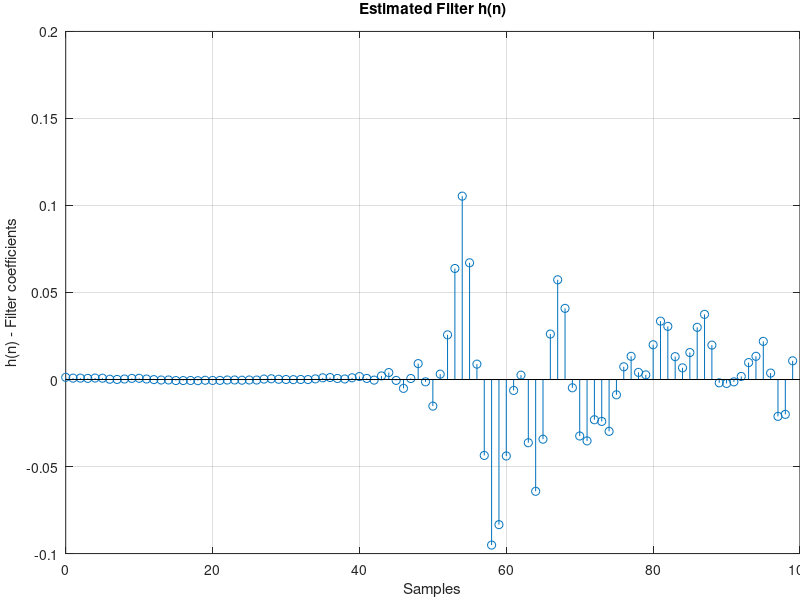

Here is the MATLAB script that generated this plot:
close all;
clc;

h_100 = [.0107501;
        -.0200152;
        -.0211792;
        .00370699;
        .0219257;
        .0133372;
        .00973435;
        .00176235;
        -.00134355;
        -.00225193;
        -.00189675;
        .0197809;
        .0374486;
        .0299934;
        .0154886;
        .00671112;
        .0131339;
        .0305489;
        .0335455;
        .0199731;
        .00265994;
        .00410257;
        .0133403;
        .00731113;
        -.00878189;
        -.0297802;
        -.0240766;
        -.0231219;
        -.0352579;
        -.0324478;
        -.00475974;
        .0408827;
        .057305;
        .0261339;
        -.0342911;
        -.0642203;
        -.0363292;
        .00252717;
        -.0062705;
        -.0439367;
        -.0833808;
        -.0951217;
        -.0436145;
        .00884264;
        .0670616;
        .105364;
        .0638015;
        .0256723;
        .00308676;
        -.0152743;
        -.00132875;
        .00914603;
        .000583927;
        -.00508353;
        -.000506716;
        .00401076;
        .00207978;
        -.000346787;
        .000624036;
        .00170278;
        .000987397;
        .000309454;
        .000606197;
        .00113925;
        .000971626;
        .00035947;
        -3.43335e-5;
        2.02339e-5;
        -6.83778e-5;
        2.39104e-5;
        .000139572;
        .000422389;
        .000254826;
        -.000291573;
        -.000268584;
        -.000394492;
        -.00027067;
        -.000284909;
        -.000494491;
        -.000524506;
        -.00042122;
        -.000663295;
        -.000545406;
        -.000597289;
        -.000597471;
        -.000254397;
        -.000286597;
        -5.17444e-5;
        .000293275;
        .000700811;
        .000652586;
        .000291229;
        4.09327e-5;
        .000157713;
        .000759026;
        .000852955;
        .000645293;
        .000806483;
        .000791344;
        .00126867];

h_50 = [.000461311;
        .0087155;
        -.00432389;
        -.0123789;
        -.000284448;
        .00805732;
        -.00116404;
        -.007789;
        -.000483728;
        .00507628;
        -.000236499;
        -.00474741;
        -.00149141;
        .0015897;
        -.00081179;
        -.00305295;
        -.000962165;
        .000902599;
        -.000710432;
        -.00234073;
        -.00190267;
        -.00018352;
        .000193451;
        -.000299783;
        -.000452799;
        -.000654545;
        -.00108105;
        -.00138465;
        -.000878979;
        -.00041572;
        -.000731624;
        -.00133191;
        -.00127353;
        -.00122751;
        -.00108009;
        -.00102318;
        -.00106555;
        -.00109497;
        -.00136588;
        -.0014574;
        -.00122868;
        -.000884034;
        -.00117767;
        -.00134492;
        -.00185199;
        -.00208202;
        -.00199021;
        -.00146956;
        -.00134043;
        -.00163629];

h_25 = [0;
        0;
        -.00138465;
        -.000878979;
        -.00041572;
        -.000731624;
        -.00133191;
        -.00127353;
        -.00122751;
        -.00108009;
        -.00102318;
        -.00106555;
        -.00109497;
        -.00136588;
        -.0014574;
        -.00122868;
        -.000884034;
        -.00117767;
        -.00134492;
        -.00185199;
        -.00208202;
        -.00199021;
        -.00146956;
        -.00134043];
%%%%%%%%%%%%%%%%%%%%%%%%%%%%%%%%%%%%%%%%%%%%%%%%%%
h_100_reset = [.00959413;
        -.0202488;
        -.0232024;
        .00119258;
        .0181485;
        .0137997;
        .0145179;
        .00615114;
        -.00196993;
        -.00501504;
        -.00480937;
        .017861;
        .0393949;
        .0315537;
        .0151647;
        .00480281;
        .00934349;
        .0302004;
        .0349175;
        .0194183;
        .000592931;
        .0014548;
        .0121388;
        .00922631;
        -.00571798;
        -.0283269;
        -.0211597;
        -.0207099;
        -.0363793;
        -.0399449;
        -.0152999;
        .0424066;
        .0671608;
        .0365451;
        -.0335178;
        -.0806865;
        -.0529044;
        .00061961;
        .00602774;
        -.030536;
        -.0795647;
        -.103475;
        -.0529271;
        .00631922;
        .068681;
        .113026;
        .0675028;
        .023908;
        .00228883;
        -.0170075;
        -.00127721;
        .0112057;
        .00142213;
        -.00598715;
        -.00154996;
        .00353999;
        .00181671;
        -.00121787;
        -.000738911;
        .00102592;
        .00112231;
        .000324619;
        -.000272806;
        -.000263091;
        -.000307705;
        -.00026682;
        -.00026597;
        -.000217707;
        -.000126594;
        7.70991e-6;
        -3.59402e-5;
        -.000314017;
        -.000265381;
        .000122363;
        .000562805;
        .000705943;
        .00029074;
        -4.53758e-5;
        -.000369161;
        -.000209876;
        -9.66837e-5;
        -.000416968;
        -.000337111;
        -.000140943;
        -.000107306;
        .000110342;
        .000210699;
        .000303599;
        .000371236;
        .000424958;
        .000287229;
        .000138421;
        .000501208;
        .000497651;
        .000613722;
        .000468336;
        -2.56336e-5;
        -.000187653;
        -.000242928;
        .000102074];

h_50_reset = [.00239125;
        .000949371;
        -.000899339;
        -.00072014;
        .000496576;
        .000849565;
        .00118288;
        .00193598;
        .00227787;
        .00254178;
        .00263989;
        .0022996;
        .00178516;
        .00118675;
        .000569977;
        .000287727;
        -3.54516e-5;
        -.000106787;
        -.000904108;
        -.00218866;
        -.00243459;
        -.0024963;
        -.00207325;
        -.0016277;
        -.00214911;
        -.00249415;
        -.00247231;
        -.00223593;
        -.00173011;
        -.00165594;
        -.00149313;
        -.00121131;
        -.00118316;
        -.00131538;
        -.00174433;
        -.00185746;
        -.000984645;
        -.000394861;
        -2.10066e-5;
        .000267297;
        .000661541;
        .00128641;
        .00168295;
        .00145139;
        .00094524;
        .00103583;
        .00116875;
        .000989727;
        .0004442;
        .000336381];

h_25_reset = [-.00073096;
        -.00100334;
        -.00148789;
        -.000986922;
        -.000131364;
        .00159042;
        .00249649;
        .00147746;
        .000148261;
        -.000240166;
        -.000382737;
        -8.99498e-5;
        .000152349;
        .000279403;
        .000658418;
        .000769179;
        .000313199;
        -.000228125;
        -.00119843;
        -.00196004;
        -.00231739;
        -.00234095;
        -.00164418;
        -.00088629;
        -.000366779];

%% Question 3

f_s = 16000;    % Hz
h = flipud(h_100);
[H,w] = freqz(h,1,512,f_s); %'whole',


figure('Color','white')
stem(0:numel(h)-1, h); grid on;
xlabel 'Samples', ylabel 'h(n) - Filter coefficients', title 'Estimated Filter h(n)'
set(gca,'LooseInset',get(gca,'TightInset'))
% ylim([-0.15, 0.15]); % 设置Y轴的范围

% figure('Color','white');
% subplot(2,1,1);
% plot(w/f_s,20*log10(abs(H))); grid on;
% xlabel 'Normalized Frequency (\times \pi [rad/sample])', ylabel 'Magnitude (dB)', title 'Estimated Filter H(w)'
% subplot(2,1,2)
% plot(w/f_s, 180/pi*wrapToPi(angle(H))); grid on;
% xlabel 'Normalized Frequency (\times \pi [rad/sample])', ylabel 'Phase (degrees)'
% set(gca,'LooseInset',get(gca,'TightInset'))